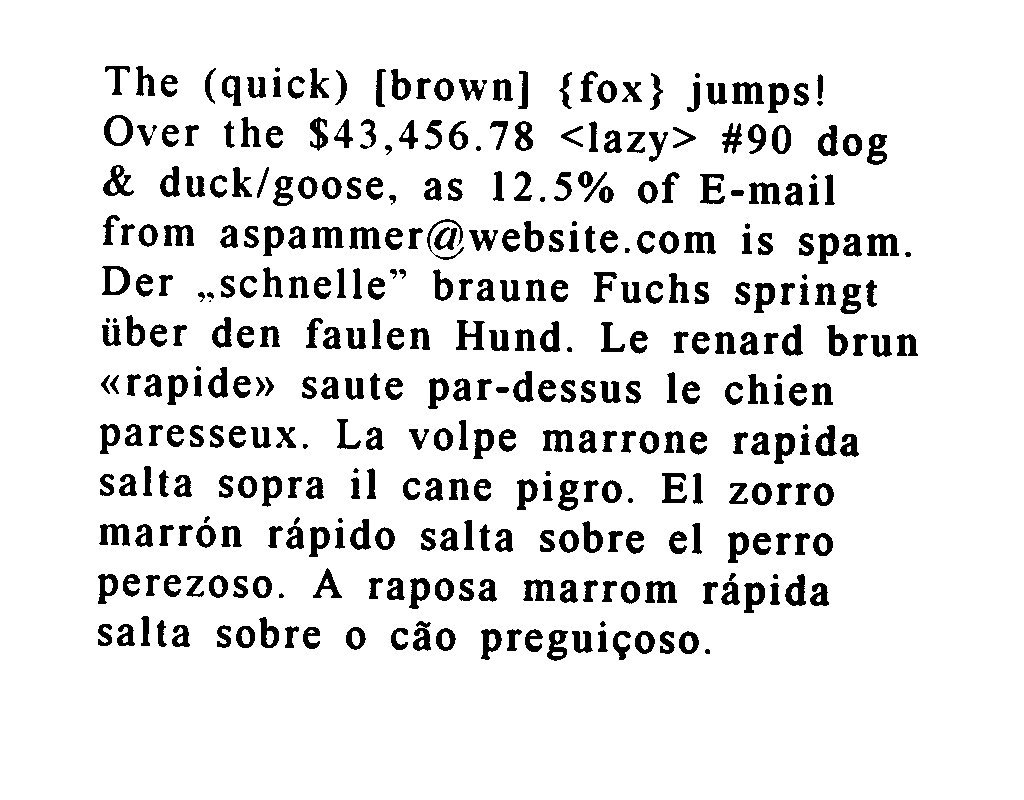
#> input picture src/test-slim/eurotext.jpg, 1024 x 800 px
$ python test4.py   (Python 2 division)
#> lines starting #> are read from the running program, lines starting #| are printed output that depends on the picture
### trunk/tesseract.py
# This file was automatically generated by SWIG (http://www.swig.org).
# Version 2.0.7
#
# Do not make changes to this file unless you know what you are doing--modify
# the SWIG interface file instead.


from sys import version_info
if version_info >= (2,6,0):
    def swig_import_helper():
        from os.path import dirname
        import imp
        fp = None
        try:
            fp, pathname, description = imp.find_module('_tesseract', [dirname(__file__)])
        except ImportError:
            import _tesseract
            return _tesseract
        if fp is not None:
            try:
                _mod = imp.load_module('_tesseract', fp, pathname, description)
            finally:
                fp.close()
            return _mod
    _tesseract = swig_import_helper()
    del swig_import_helper
else:
    import _tesseract
del version_info
try:
    _swig_property = property
except NameError:
    pass # Python < 2.2 doesn't have 'property'.
# [12 lines left out: function _swig_setattr_nondynamic, not called in this run]

def _swig_setattr(self,class_type,name,value):
    return _swig_setattr_nondynamic(self,class_type,name,value,0)

# [10 lines left out: functions _swig_getattr, _swig_repr, not called in this run]

try:
    _object = object
    _newclass = 1
except AttributeError:
    class _object : pass
    _newclass = 0


def new_intp():
  return _tesseract.new_intp()
new_intp = _tesseract.new_intp

def copy_intp(*args):
  return _tesseract.copy_intp(*args)
copy_intp = _tesseract.copy_intp

def delete_intp(*args):
  return _tesseract.delete_intp(*args)
delete_intp = _tesseract.delete_intp

def intp_assign(*args):
  return _tesseract.intp_assign(*args)
intp_assign = _tesseract.intp_assign

def intp_value(*args):
  return _tesseract.intp_value(*args)
intp_value = _tesseract.intp_value

def cdata(*args):
  return _tesseract.cdata(*args)
cdata = _tesseract.cdata

def memmove(*args):
  return _tesseract.memmove(*args)
memmove = _tesseract.memmove
PT_UNKNOWN = _tesseract.PT_UNKNOWN
PT_FLOWING_TEXT = _tesseract.PT_FLOWING_TEXT
PT_HEADING_TEXT = _tesseract.PT_HEADING_TEXT
PT_PULLOUT_TEXT = _tesseract.PT_PULLOUT_TEXT
PT_EQUATION = _tesseract.PT_EQUATION
PT_INLINE_EQUATION = _tesseract.PT_INLINE_EQUATION
PT_TABLE = _tesseract.PT_TABLE
PT_VERTICAL_TEXT = _tesseract.PT_VERTICAL_TEXT
PT_CAPTION_TEXT = _tesseract.PT_CAPTION_TEXT
PT_FLOWING_IMAGE = _tesseract.PT_FLOWING_IMAGE
PT_HEADING_IMAGE = _tesseract.PT_HEADING_IMAGE
PT_PULLOUT_IMAGE = _tesseract.PT_PULLOUT_IMAGE
PT_HORZ_LINE = _tesseract.PT_HORZ_LINE
PT_VERT_LINE = _tesseract.PT_VERT_LINE
PT_NOISE = _tesseract.PT_NOISE
PT_COUNT = _tesseract.PT_COUNT

def PTIsLineType(*args):
  return _tesseract.PTIsLineType(*args)
PTIsLineType = _tesseract.PTIsLineType

def PTIsImageType(*args):
  return _tesseract.PTIsImageType(*args)
PTIsImageType = _tesseract.PTIsImageType

def PTIsTextType(*args):
  return _tesseract.PTIsTextType(*args)
PTIsTextType = _tesseract.PTIsTextType
ORIENTATION_PAGE_UP = _tesseract.ORIENTATION_PAGE_UP
ORIENTATION_PAGE_RIGHT = _tesseract.ORIENTATION_PAGE_RIGHT
ORIENTATION_PAGE_DOWN = _tesseract.ORIENTATION_PAGE_DOWN
ORIENTATION_PAGE_LEFT = _tesseract.ORIENTATION_PAGE_LEFT
WRITING_DIRECTION_LEFT_TO_RIGHT = _tesseract.WRITING_DIRECTION_LEFT_TO_RIGHT
WRITING_DIRECTION_RIGHT_TO_LEFT = _tesseract.WRITING_DIRECTION_RIGHT_TO_LEFT
WRITING_DIRECTION_TOP_TO_BOTTOM = _tesseract.WRITING_DIRECTION_TOP_TO_BOTTOM
TEXTLINE_ORDER_LEFT_TO_RIGHT = _tesseract.TEXTLINE_ORDER_LEFT_TO_RIGHT
TEXTLINE_ORDER_RIGHT_TO_LEFT = _tesseract.TEXTLINE_ORDER_RIGHT_TO_LEFT
TEXTLINE_ORDER_TOP_TO_BOTTOM = _tesseract.TEXTLINE_ORDER_TOP_TO_BOTTOM
PSM_OSD_ONLY = _tesseract.PSM_OSD_ONLY
PSM_AUTO_OSD = _tesseract.PSM_AUTO_OSD
PSM_AUTO_ONLY = _tesseract.PSM_AUTO_ONLY
PSM_AUTO = _tesseract.PSM_AUTO
PSM_SINGLE_COLUMN = _tesseract.PSM_SINGLE_COLUMN
PSM_SINGLE_BLOCK_VERT_TEXT = _tesseract.PSM_SINGLE_BLOCK_VERT_TEXT
PSM_SINGLE_BLOCK = _tesseract.PSM_SINGLE_BLOCK
PSM_SINGLE_LINE = _tesseract.PSM_SINGLE_LINE
PSM_SINGLE_WORD = _tesseract.PSM_SINGLE_WORD
PSM_CIRCLE_WORD = _tesseract.PSM_CIRCLE_WORD
PSM_SINGLE_CHAR = _tesseract.PSM_SINGLE_CHAR
PSM_COUNT = _tesseract.PSM_COUNT
RIL_BLOCK = _tesseract.RIL_BLOCK
RIL_PARA = _tesseract.RIL_PARA
RIL_TEXTLINE = _tesseract.RIL_TEXTLINE
RIL_WORD = _tesseract.RIL_WORD
RIL_SYMBOL = _tesseract.RIL_SYMBOL
JUSTIFICATION_UNKNOWN = _tesseract.JUSTIFICATION_UNKNOWN
JUSTIFICATION_LEFT = _tesseract.JUSTIFICATION_LEFT
JUSTIFICATION_CENTER = _tesseract.JUSTIFICATION_CENTER
JUSTIFICATION_RIGHT = _tesseract.JUSTIFICATION_RIGHT
OEM_TESSERACT_ONLY = _tesseract.OEM_TESSERACT_ONLY
OEM_CUBE_ONLY = _tesseract.OEM_CUBE_ONLY
OEM_TESSERACT_CUBE_COMBINED = _tesseract.OEM_TESSERACT_CUBE_COMBINED
OEM_DEFAULT = _tesseract.OEM_DEFAULT
MAX_NUM_INT_FEATURES = _tesseract.MAX_NUM_INT_FEATURES
class TessBaseAPI(_object):
    __swig_setmethods__ = {}
    __setattr__ = lambda self, name, value: _swig_setattr(self, TessBaseAPI, name, value)
    __swig_getmethods__ = {}
    __getattr__ = lambda self, name: _swig_getattr(self, TessBaseAPI, name)
    __repr__ = _swig_repr
    def __init__(self):
        this = _tesseract.new_TessBaseAPI()
        try: self.this.append(this)
        except: self.this = this
    __swig_destroy__ = _tesseract.delete_TessBaseAPI
    __del__ = lambda self : None;
    __swig_getmethods__["Version"] = lambda x: _tesseract.TessBaseAPI_Version
    if _newclass:Version = staticmethod(_tesseract.TessBaseAPI_Version)
    def SetInputName(self, *args): return _tesseract.TessBaseAPI_SetInputName(self, *args)
    def SetOutputName(self, *args): return _tesseract.TessBaseAPI_SetOutputName(self, *args)
    def SetVariable(self, *args): return _tesseract.TessBaseAPI_SetVariable(self, *args)
    def GetIntVariable(self, *args): return _tesseract.TessBaseAPI_GetIntVariable(self, *args)
    def GetBoolVariable(self, *args): return _tesseract.TessBaseAPI_GetBoolVariable(self, *args)
    def GetDoubleVariable(self, *args): return _tesseract.TessBaseAPI_GetDoubleVariable(self, *args)
    def GetStringVariable(self, *args): return _tesseract.TessBaseAPI_GetStringVariable(self, *args)
    def PrintVariables(self, *args): return _tesseract.TessBaseAPI_PrintVariables(self, *args)
    def GetVariableAsString(self, *args): return _tesseract.TessBaseAPI_GetVariableAsString(self, *args)
    def Init(self, *args): return _tesseract.TessBaseAPI_Init(self, *args)
    def InitLangMod(self, *args): return _tesseract.TessBaseAPI_InitLangMod(self, *args)
    def InitForAnalysePage(self): return _tesseract.TessBaseAPI_InitForAnalysePage(self)
    def SetPageSegMode(self, *args): return _tesseract.TessBaseAPI_SetPageSegMode(self, *args)
    def GetPageSegMode(self): return _tesseract.TessBaseAPI_GetPageSegMode(self)
    def TesseractRect(self, *args): return _tesseract.TessBaseAPI_TesseractRect(self, *args)
    def ClearAdaptiveClassifier(self): return _tesseract.TessBaseAPI_ClearAdaptiveClassifier(self)
    def SetImage(self, *args): return _tesseract.TessBaseAPI_SetImage(self, *args)
    def SetRectangle(self, *args): return _tesseract.TessBaseAPI_SetRectangle(self, *args)
    def GetThresholdedImage(self): return _tesseract.TessBaseAPI_GetThresholdedImage(self)
    def GetRegions(self, *args): return _tesseract.TessBaseAPI_GetRegions(self, *args)
    def GetTextlines(self, *args): return _tesseract.TessBaseAPI_GetTextlines(self, *args)
    def GetWords(self, *args): return _tesseract.TessBaseAPI_GetWords(self, *args)
    def GetConnectedComponents(self, *args): return _tesseract.TessBaseAPI_GetConnectedComponents(self, *args)
    def DumpPGM(self, *args): return _tesseract.TessBaseAPI_DumpPGM(self, *args)
    def AnalyseLayout(self): return _tesseract.TessBaseAPI_AnalyseLayout(self)
    def Recognize(self, *args): return _tesseract.TessBaseAPI_Recognize(self, *args)
    def RecognizeForChopTest(self, *args): return _tesseract.TessBaseAPI_RecognizeForChopTest(self, *args)
    def ProcessPages(self, *args): return _tesseract.TessBaseAPI_ProcessPages(self, *args)
    def ProcessPage(self, *args): return _tesseract.TessBaseAPI_ProcessPage(self, *args)
    def GetIterator(self): return _tesseract.TessBaseAPI_GetIterator(self)
    def GetUTF8Text(self): return _tesseract.TessBaseAPI_GetUTF8Text(self)
    def GetHOCRText(self, *args): return _tesseract.TessBaseAPI_GetHOCRText(self, *args)
    def GetBoxText(self, *args): return _tesseract.TessBaseAPI_GetBoxText(self, *args)
    def GetUNLVText(self): return _tesseract.TessBaseAPI_GetUNLVText(self)
    def MeanTextConf(self): return _tesseract.TessBaseAPI_MeanTextConf(self)
    def AllWordConfidences(self): return _tesseract.TessBaseAPI_AllWordConfidences(self)
    def AdaptToWordStr(self, *args): return _tesseract.TessBaseAPI_AdaptToWordStr(self, *args)
    def Clear(self): return _tesseract.TessBaseAPI_Clear(self)
    def End(self): return _tesseract.TessBaseAPI_End(self)
    def IsValidWord(self, *args): return _tesseract.TessBaseAPI_IsValidWord(self, *args)
    def GetTextDirection(self, *args): return _tesseract.TessBaseAPI_GetTextDirection(self, *args)
    def DetectOS(self, *args): return _tesseract.TessBaseAPI_DetectOS(self, *args)
    def GetFeaturesForBlob(self, *args): return _tesseract.TessBaseAPI_GetFeaturesForBlob(self, *args)
    __swig_getmethods__["FindRowForBox"] = lambda x: _tesseract.TessBaseAPI_FindRowForBox
    if _newclass:FindRowForBox = staticmethod(_tesseract.TessBaseAPI_FindRowForBox)
    def RunAdaptiveClassifier(self, *args): return _tesseract.TessBaseAPI_RunAdaptiveClassifier(self, *args)
    def GetUnichar(self, *args): return _tesseract.TessBaseAPI_GetUnichar(self, *args)
    def GetDawg(self, *args): return _tesseract.TessBaseAPI_GetDawg(self, *args)
    def NumDawgs(self): return _tesseract.TessBaseAPI_NumDawgs(self)
    __swig_getmethods__["MakeTessOCRRow"] = lambda x: _tesseract.TessBaseAPI_MakeTessOCRRow
    if _newclass:MakeTessOCRRow = staticmethod(_tesseract.TessBaseAPI_MakeTessOCRRow)
    __swig_getmethods__["MakeTBLOB"] = lambda x: _tesseract.TessBaseAPI_MakeTBLOB
    if _newclass:MakeTBLOB = staticmethod(_tesseract.TessBaseAPI_MakeTBLOB)
    __swig_getmethods__["NormalizeTBLOB"] = lambda x: _tesseract.TessBaseAPI_NormalizeTBLOB
    if _newclass:NormalizeTBLOB = staticmethod(_tesseract.TessBaseAPI_NormalizeTBLOB)
    def tesseract(self): return _tesseract.TessBaseAPI_tesseract(self)
    def oem(self): return _tesseract.TessBaseAPI_oem(self)
    def InitTruthCallback(self, *args): return _tesseract.TessBaseAPI_InitTruthCallback(self, *args)
    def GetCubeRecoContext(self): return _tesseract.TessBaseAPI_GetCubeRecoContext(self)
    def set_min_orientation_margin(self, *args): return _tesseract.TessBaseAPI_set_min_orientation_margin(self, *args)
    def GetBlockTextOrientations(self, *args): return _tesseract.TessBaseAPI_GetBlockTextOrientations(self, *args)
    def FindLinesCreateBlockList(self): return _tesseract.TessBaseAPI_FindLinesCreateBlockList(self)
    __swig_getmethods__["DeleteBlockList"] = lambda x: _tesseract.TessBaseAPI_DeleteBlockList
    if _newclass:DeleteBlockList = staticmethod(_tesseract.TessBaseAPI_DeleteBlockList)
TessBaseAPI_swigregister = _tesseract.TessBaseAPI_swigregister
TessBaseAPI_swigregister(TessBaseAPI)
cvar = _tesseract.cvar
kPointsPerInch = cvar.kPointsPerInch

def TessBaseAPI_Version():
  return _tesseract.TessBaseAPI_Version()
TessBaseAPI_Version = _tesseract.TessBaseAPI_Version

def TessBaseAPI_FindRowForBox(*args):
  return _tesseract.TessBaseAPI_FindRowForBox(*args)
TessBaseAPI_FindRowForBox = _tesseract.TessBaseAPI_FindRowForBox

def TessBaseAPI_MakeTessOCRRow(*args):
  return _tesseract.TessBaseAPI_MakeTessOCRRow(*args)
TessBaseAPI_MakeTessOCRRow = _tesseract.TessBaseAPI_MakeTessOCRRow

def TessBaseAPI_MakeTBLOB(*args):
  return _tesseract.TessBaseAPI_MakeTBLOB(*args)
TessBaseAPI_MakeTBLOB = _tesseract.TessBaseAPI_MakeTBLOB

def TessBaseAPI_NormalizeTBLOB(*args):
  return _tesseract.TessBaseAPI_NormalizeTBLOB(*args)
TessBaseAPI_NormalizeTBLOB = _tesseract.TessBaseAPI_NormalizeTBLOB

def TessBaseAPI_DeleteBlockList(*args):
  return _tesseract.TessBaseAPI_DeleteBlockList(*args)
TessBaseAPI_DeleteBlockList = _tesseract.TessBaseAPI_DeleteBlockList


def isLibTiff():
  return _tesseract.isLibTiff()
isLibTiff = _tesseract.isLibTiff

def isLibLept():
  return _tesseract.isLibLept()
isLibLept = _tesseract.isLibLept

def ProcessPagesWrapper(*args):
  return _tesseract.ProcessPagesWrapper(*args)
ProcessPagesWrapper = _tesseract.ProcessPagesWrapper

def ProcessPagesPix(*args):
  return _tesseract.ProcessPagesPix(*args)
ProcessPagesPix = _tesseract.ProcessPagesPix

def ProcessPagesFileStream(*args):
  return _tesseract.ProcessPagesFileStream(*args)
ProcessPagesFileStream = _tesseract.ProcessPagesFileStream

def ProcessPagesBuffer(*args):
  return _tesseract.ProcessPagesBuffer(*args)
ProcessPagesBuffer = _tesseract.ProcessPagesBuffer

def ProcessPagesRaw(*args):
  return _tesseract.ProcessPagesRaw(*args)
ProcessPagesRaw = _tesseract.ProcessPagesRaw

def SetCvImage(*args):
  return _tesseract.SetCvImage(*args)
SetCvImage = _tesseract.SetCvImage

def SetVariable(*args):
  return _tesseract.SetVariable(*args)
SetVariable = _tesseract.SetVariable

def GetUTF8Text(*args):
  return _tesseract.GetUTF8Text(*args)
GetUTF8Text = _tesseract.GetUTF8Text
# This file is compatible with both classic and new-style classes.

### src/test-slim/test4.py
import tesseract
import cv2
import cv2.cv as cv
image0=cv2.imread("eurotext.jpg")
#> image0 is the input picture: shape (800, 1024, 3); min 0, max 255, mean 228.9
#### you may need to thicken the border in order to make tesseract feel happy to ocr your image #####
offset=20
height,width,channel = image0.shape
#> height = 800; width = 1024; channel = 3
image1=cv2.copyMakeBorder(image0,offset,offset,offset,offset,cv2.BORDER_CONSTANT,value=(255,255,255))
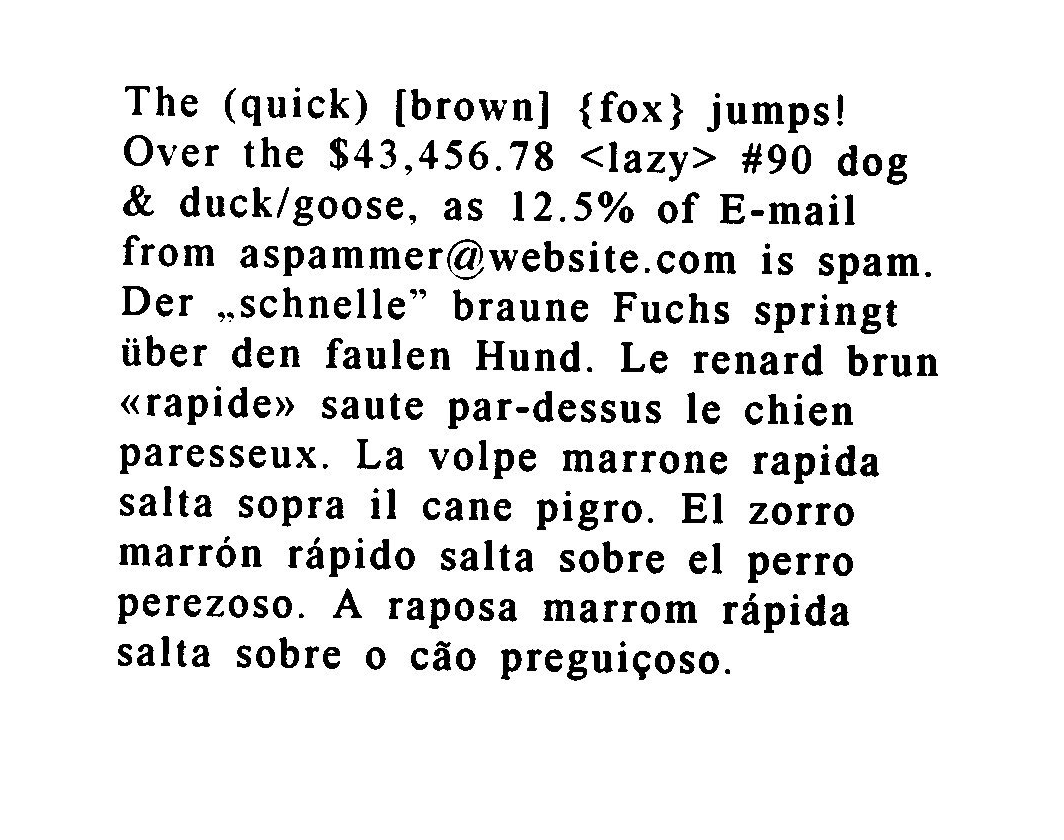
#> image1: shape (840, 1064, 3); min 0, max 255, mean 231.1

#> (the run stopped early here; a loop or call above may not have finished)
